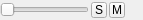
<?xml version="1.0" encoding="UTF-8"?>
<ui version="4.0">
 <class>MixerTrackChannel</class>
 <widget class="QWidget" name="MixerTrackChannel">
  <property name="geometry">
   <rect>
    <x>0</x>
    <y>0</y>
    <width>143</width>
    <height>20</height>
   </rect>
  </property>
  <property name="maximumSize">
   <size>
    <width>16777215</width>
    <height>27</height>
   </size>
  </property>
  <property name="accessibleName">
   <string>Instrument volume control</string>
  </property>
  <layout class="QHBoxLayout" name="horizontalLayout">
   <property name="spacing">
    <number>2</number>
   </property>
   <property name="leftMargin">
    <number>0</number>
   </property>
   <property name="topMargin">
    <number>0</number>
   </property>
   <property name="rightMargin">
    <number>4</number>
   </property>
   <property name="bottomMargin">
    <number>0</number>
   </property>
   <item>
    <widget class="Ms::MixerSlider" name="trackSlider">
     <property name="sizePolicy">
      <sizepolicy hsizetype="Expanding" vsizetype="Preferred">
       <horstretch>0</horstretch>
       <verstretch>0</verstretch>
      </sizepolicy>
     </property>
     <property name="maximumSize">
      <size>
       <width>16777215</width>
       <height>20</height>
      </size>
     </property>
     <property name="accessibleName">
      <string>Volume</string>
     </property>
     <property name="maximum">
      <number>127</number>
     </property>
     <property name="orientation">
      <enum>Qt::Orientation::Horizontal</enum>
     </property>
     <property name="tickPosition">
      <enum>QSlider::TickPosition::NoTicks</enum>
     </property>
    </widget>
   </item>
   <item>
    <widget class="QToolButton" name="soloButton">
     <property name="maximumSize">
      <size>
       <width>16</width>
       <height>16</height>
      </size>
     </property>
     <property name="font">
      <font>
       <pointsize>9</pointsize>
      </font>
     </property>
     <property name="toolTip">
      <string>Solo</string>
     </property>
     <property name="accessibleName">
      <string>Solo</string>
     </property>
     <property name="text">
      <string>S</string>
     </property>
     <property name="iconSize">
      <size>
       <width>16</width>
       <height>16</height>
      </size>
     </property>
     <property name="checkable">
      <bool>true</bool>
     </property>
     <property name="checked">
      <bool>false</bool>
     </property>
     <property name="toolButtonStyle">
      <enum>Qt::ToolButtonStyle::ToolButtonTextOnly</enum>
     </property>
    </widget>
   </item>
   <item>
    <widget class="QToolButton" name="muteButton">
     <property name="maximumSize">
      <size>
       <width>16</width>
       <height>16</height>
      </size>
     </property>
     <property name="font">
      <font>
       <pointsize>9</pointsize>
      </font>
     </property>
     <property name="toolTip">
      <string>Mute</string>
     </property>
     <property name="accessibleName">
      <string>Mute</string>
     </property>
     <property name="text">
      <string>M</string>
     </property>
     <property name="iconSize">
      <size>
       <width>16</width>
       <height>16</height>
      </size>
     </property>
     <property name="checkable">
      <bool>true</bool>
     </property>
     <property name="checked">
      <bool>false</bool>
     </property>
     <property name="toolButtonStyle">
      <enum>Qt::ToolButtonStyle::ToolButtonTextOnly</enum>
     </property>
    </widget>
   </item>
   <item>
    <widget class="Awl::ColorLabel" name="colorChooser">
     <property name="minimumSize">
      <size>
       <width>12</width>
       <height>16</height>
      </size>
     </property>
     <property name="maximumSize">
      <size>
       <width>12</width>
       <height>16</height>
      </size>
     </property>
     <property name="styleSheet">
      <string notr="true">QPushButton{
background: red;
border-radius: 3px;
}</string>
     </property>
    </widget>
   </item>
  </layout>
 </widget>
 <customwidgets>
  <customwidget>
   <class>Ms::MixerSlider</class>
   <extends>QSlider</extends>
   <header>mixerslider.h</header>
  </customwidget>
  <customwidget>
   <class>Awl::ColorLabel</class>
   <extends>QFrame</extends>
   <header>awl/colorlabel.h</header>
   <container>1</container>
  </customwidget>
 </customwidgets>
 <resources>
  <include location="../musescore.qrc"/>
 </resources>
 <connections/>
</ui>
